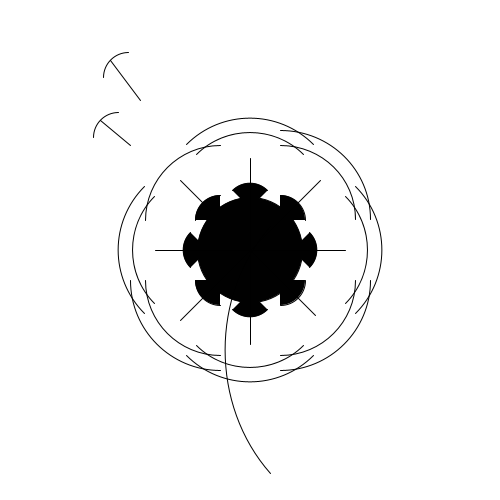
Frame 1 (no input)
Frame 60 (the mouse pressed at the canvas centre just before this capture): identical to frame 1, image omitted
Frame 120 (the mouse held since frame 60 and released just before this capture): identical to frame 1, image omitted

The Processing sketch that drew this single still picture (run headless with seeded random() and noise(); from frame 60 on, the mouse is pressed at the canvas centre):

// Processing sketch: processing_76625
// ── processing_76625.pde

/*
DESSIN
*/


void setup() {
  size(500,500);
}

void draw() {
  background(255);
  fill(1);

  
  //PISTIL
  ellipse(250, 250, 105, 105);
  arc(280, 280, 50, 50, 0, HALF_PI); /*en bas à droite*/
  arc(292, 250, 50, 50, -QUARTER_PI, QUARTER_PI); /*à droite*/
  arc(280, 220, 50, 50, -HALF_PI, 0 ); /*en haut à droite*/
  arc(220, 280, 50, 50, HALF_PI, PI); /*en bas à gauche*/
  arc(208, 250, 50, 50, PI -QUARTER_PI, PI+QUARTER_PI); /*à gauche*/
  arc(220, 220, 50, 50, PI, PI+HALF_PI ); /*en haut à gauche*/
  arc(250, 208, 50, 50, PI+QUARTER_PI, PI+QUARTER_PI+HALF_PI ); /*en haut*/
  arc(250, 292, 50, 50, QUARTER_PI, PI-QUARTER_PI ); /*en bas*/
  
  //PETALE
  line(100, 120, 130, 145); 
  line(110, 60, 140, 100); 
  line(210, 210, 180, 180);/*en haut à gauche*/
  line(250, 250, 320, 180);/*en haut à droite*/
  line(250, 250, 250, 158);/*en haut*/
  line(250, 250, 250, 344);/*en bas*/
  line(250, 250, 180, 320);/*en bas à gauche*/
  line(250, 250, 315, 315);/*en bas à droite*/
  line(250, 250, 345, 250);/*à droite*/
  line(250, 250, 155, 250);/*à gauche*/
  
  //ENVELOPPE
  noFill();
  arc(380, 350, 310, 350, PI -QUARTER_PI, PI+QUARTER_PI); /*en bas*/

  // ellipse(250, 360, 35, 120);
  //ellipse(280, 280, 35, 120);

  
  arc(280, 280, 150, 150, 0, HALF_PI); /*en bas à droite*/
  arc(292, 250, 150, 150, -QUARTER_PI, QUARTER_PI); /*à droite*/
  arc(280, 220, 150, 150, -HALF_PI, 0 ); /*en haut à droite*/
  arc(220, 280, 150, 150, HALF_PI, PI); /*en bas à gauche*/
  arc(208, 250, 150, 150, PI -QUARTER_PI, PI+QUARTER_PI); /*à gauche*/
  arc(220, 220, 150, 150, PI, PI+HALF_PI ); /*en haut à gauche*/
  arc(250, 208, 150, 150, PI+QUARTER_PI, PI+QUARTER_PI+HALF_PI ); /*en haut*/
  arc(250, 292, 150, 150, QUARTER_PI, PI-QUARTER_PI ); /*en bas*/
  
  arc(280, 280, 180, 180, 0, HALF_PI); /*en bas à droite*/
  arc(292, 250, 180, 180, -QUARTER_PI, QUARTER_PI); /*à droite*/
  arc(280, 220, 180, 180, -HALF_PI, 0 ); /*en haut à droite*/
  arc(220, 280, 180, 180, HALF_PI, PI); /*en bas à gauche*/
  arc(208, 250, 180, 180, PI -QUARTER_PI, PI+QUARTER_PI); /*à gauche*/
  //arc(220, 220, 180, 180, PI, PI+HALF_PI ); /*en haut à gauche*/
  arc(250, 208, 180, 180, PI+QUARTER_PI, PI+QUARTER_PI+HALF_PI ); /*en haut*/
  arc(250, 292, 180, 180, QUARTER_PI, PI-QUARTER_PI ); /*en bas*/
  
  
  //PETALE
  arc(118, 137, 50, 50, PI, PI+HALF_PI ); /*en haut à gauche*/
  arc(128, 77, 50, 50, PI, PI+HALF_PI ); /*en haut à gauche*/
  
  smooth();
}
